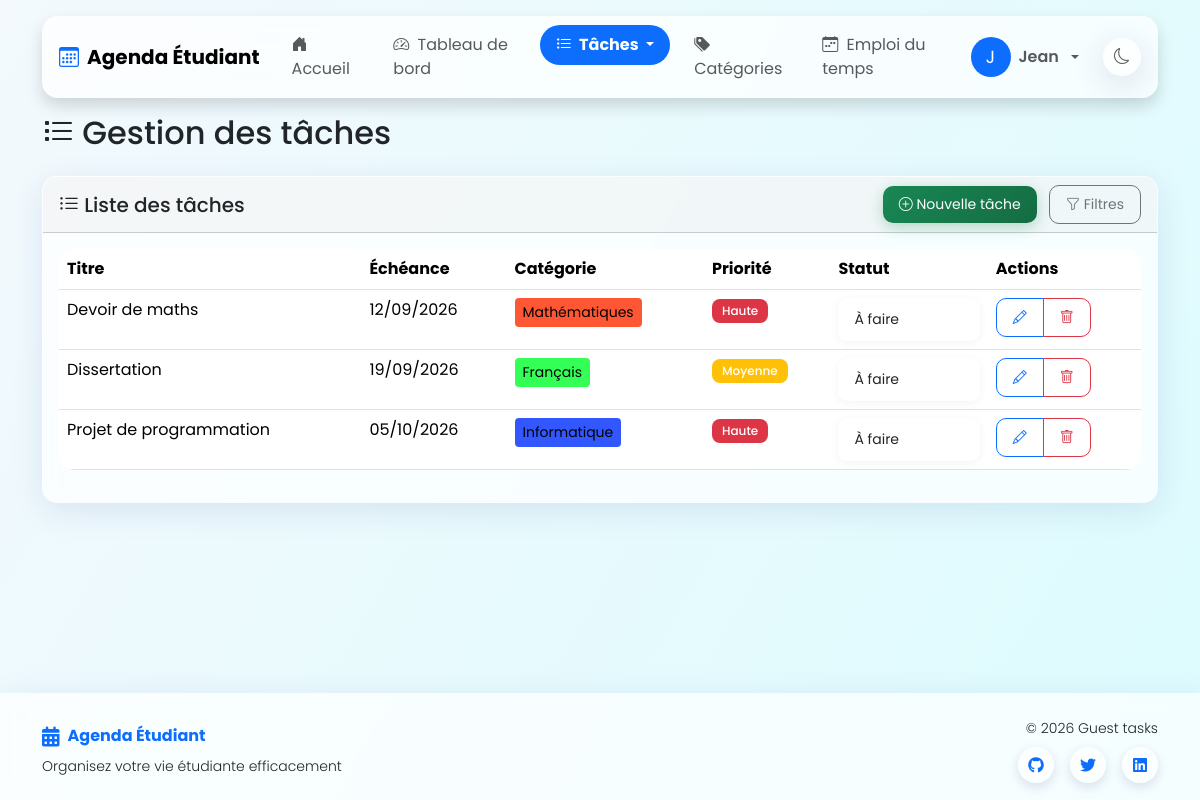
/api/index.php?page=taches (signed in), run on the app's committed database.
### tables this page shows
CREATE TABLE taches (
    id INT PRIMARY KEY AUTO_INCREMENT,
    titre VARCHAR(255) NOT NULL,
    description TEXT,
    date_creation DATETIME DEFAULT CURRENT_TIMESTAMP,
    date_echeance DATETIME,
    priorite ENUM('basse', 'moyenne', 'haute') DEFAULT 'moyenne',
    statut ENUM('a_faire', 'en_cours', 'terminee') DEFAULT 'a_faire',
    temps_estime INT,  
    id_utilisateur INT NOT NULL,
    id_categorie INT,
    FOREIGN KEY (id_utilisateur) REFERENCES utilisateurs(id) ON DELETE CASCADE,
    FOREIGN KEY (id_categorie) REFERENCES categories(id) ON DELETE SET NULL
);

CREATE TABLE categories (
    id INT PRIMARY KEY AUTO_INCREMENT,
    nom VARCHAR(100) NOT NULL,
    couleur VARCHAR(50),
    type VARCHAR(100),
    id_utilisateur INT,
    FOREIGN KEY (id_utilisateur) REFERENCES utilisateurs(id) ON DELETE CASCADE
);

### pages/taches.php (the view, shortened to what this page needs)
<?php
$id_utilisateur = $_SESSION['utilisateur_id'];
$db = connectDB();
$query_templates = "SELECT * FROM templates WHERE id_utilisateur = :id_utilisateur AND type = 'tache' ORDER BY nom ASC";
$stmt_templates = $db->prepare($query_templates);
$stmt_templates->bindParam(':id_utilisateur', $id_utilisateur);
$stmt_templates->execute();
$templates = $stmt_templates->fetchAll(PDO::FETCH_ASSOC);
$action = isset($_GET['action']) ? $_GET['action'] : '';
$where_clauses = ["t.id_utilisateur = :id_utilisateur"];
$params = [':id_utilisateur' => $id_utilisateur];
$query_taches = "SELECT t.*, c.nom as categorie_nom, c.couleur as categorie_couleur
                FROM taches t
                LEFT JOIN categories c ON t.id_categorie = c.id
                WHERE " . implode(" AND ", $where_clauses) . "
                ORDER BY
                    CASE WHEN t.statut = 'terminee' THEN 1 ELSE 0 END,
                    CASE WHEN t.date_echeance IS NULL THEN 1 ELSE 0 END,
                    t.date_echeance ASC,
                    FIELD(t.priorite, 'haute', 'moyenne', 'basse')";
$stmt_taches = $db->prepare($query_taches);
foreach ($params as $key => $value) {
    $stmt_taches->bindValue($key, $value);
}
$stmt_taches->execute();
$taches = $stmt_taches->fetchAll(PDO::FETCH_ASSOC);
?>
<div class="row">
    <div class="col-md-12">
        <h2 class="mb-4">
            <i class="bi bi-list-task"></i> Gestion des tâches
        </h2>
        <?php if ($action !== 'ajouter'): ?>
        <div class="card">
            <div class="card-header d-flex justify-content-between align-items-center">
                <h5 class="mb-0"><i class="bi bi-list-ul"></i> Liste des tâches</h5>
                <div>
                    <a href="index.php?page=taches&action=ajouter"<?php if (!empty($templates)): ?>
                        <div class="mb-4">
                            <div class="fw-bold mb-2"><i class="bi bi-magic"></i> Mes templates de tâche :</div>
                            <div class="d-flex flex-wrap gap-2">
                                <?php foreach ($templates as $tpl): ?>
                                    <button type="button" class="btn btn-outline-secondary btn-sm template-btn" data-template='<?php echo htmlspecialchars($tpl['contenu'], ENT_QUOTES); ?>'>
                                        <i class="bi bi-files me-1"></i><?php echo htmlspecialchars($tpl['nom']); ?>
                                    </button>
                                    <form method="post" action="" style="display:inline;">
                                        <input type="hidden" name="template_id" value="<?php echo $tpl['id']; ?>">
                                        <button type="submit" name="supprimer_template" class="btn btn-outline-danger btn-sm" onclick="return confirm('Supprimer ce template ?');"><i class="bi bi-trash"></i></button>
                                    </form>
                                <?php endforeach; ?>
                            </div>
                        </div>
                    <?php endif; ?>
                    <a href="index.php?page=taches&action=ajouter" class="btn btn-sm btn-success me-2">
                        <i class="bi bi-plus-circle"></i> Nouvelle tâche
                    </a>
                    <button class="btn btn-sm btn-outline-secondary" type="button" data-bs-toggle="collapse" data-bs-target="#collapseFilters">
                        <i class="bi bi-funnel"></i> Filtres
                    </button>
                </div>
            </div>
            <div class="card-body">
                <?php if (empty($taches)): ?>
                    <p class="text-center text-muted my-5">Aucune tâche trouvée.</p>
                <?php else: ?>
                    <div class="table-responsive">
                        <table class="table table-hover">
                            <thead>
                                <tr>
                                    <th>Titre</th>
                                    <th>Échéance</th>
                                    <th>Catégorie</th>
                                    <th>Priorité</th>
                                    <th>Statut</th>
                                    <th>Actions</th>
                                </tr>
                            </thead>
                            <tbody>
                                <?php foreach ($taches as $tache): ?>
                                    <tr class="<?php echo $tache['statut'] === 'terminee' ? 'tache-terminee' : ''; ?>">
                                        <td><?php echo htmlspecialchars($tache['titre']); ?></td>
                                        <td>
                                            <?php if ($tache['date_echeance']): ?>
                                                <?php
                                                    $date = new DateTime($tache['date_echeance']);
                                                    echo $date->format('d/m/Y');
                                                ?>
                                            <?php else: ?>
                                                <span class="text-muted">Non définie</span>
                                            <?php endif; ?>
                                        </td>
                                        <td>
                                            <?php if ($tache['categorie_nom']): ?>
                                                <span class="categorie-badge" style="background-color: <?php echo $tache['categorie_couleur']; ?>">
                                                    <?php echo htmlspecialchars($tache['categorie_nom']); ?>
                                                </span>
                                            <?php else: ?>
                                                <span class="text-muted">Non catégorisée</span>
                                            <?php endif; ?>
                                        </td>
                                        <td>
                                            <span class="badge bg-<?php
                                                if ($tache['priorite'] === 'haute') echo 'danger';
                                                elseif ($tache['priorite'] === 'moyenne') echo 'warning';
                                                else echo 'info';
                                            ?>">
                                                <?php echo ucfirst($tache['priorite']); ?>
                                            </span>
                                        </td>
                                        <td>
                                            <select class="form-select form-select-sm status-select"
                                                    data-task-id="<?php echo $tache['id']; ?>"
                                                    data-original-value="<?php echo $tache['statut']; ?>">
                                                <option value="a_faire" <?php echo $tache['statut'] === 'a_faire' ? 'selected' : ''; ?>>À faire</option>
                                            </select>
                                        </td>
                                        <td>
                                            <div class="btn-group btn-group-sm">
                                                <a href="index.php?page=taches&action=modifier&id=<?php echo $tache['id']; ?>"
                                                   class="btn btn-outline-primary">
                                                    <i class="bi bi-pencil"></i>
                                                </a>
                                                <a href="index.php?page=taches&action=supprimer&id=<?php echo $tache['id']; ?>"
                                                   class="btn btn-outline-danger"
                                                   onclick="return confirmDelete('Êtes-vous sûr de vouloir supprimer cette tâche ?');">
                                                    <i class="bi bi-trash"></i>
                                                </a>
                                            </div>
                                        </td>
                                    </tr>
                                <?php endforeach; ?>
                            </tbody>
                        </table>
                    </div>
                <?php endif; ?>
            </div>
        </div>
        <?php endif; ?>
    </div>
</div>

### assets/css/style.css (style rules this page uses)
body { transition: background-color 0.3s, color 0.3s; }
body.clair { background-color: #f8f9fa; color: #212529; background-image: linear-gradient(120deg, rgba(240, 249, 255, 0.6), rgba(214, 252, 255, 0.8)); min-height: 100vh; }
.categorie-badge { display: inline-block; padding: 0.25rem 0.5rem; border-radius: 0.25rem; font-size: 0.875rem; }
.card { transition: all 0.3s ease; overflow: hidden; border-radius: 15px; }
body.clair .card { background: rgba(255, 255, 255, 0.7); backdrop-filter: blur(10px); -webkit-backdrop-filter: blur(10px); border: 1px solid rgba(255, 255, 255, 0.18); box-shadow: 0 8px 32px 0 rgba(31, 38, 135, 0.1); }
.form-control, .form-select { border-radius: 10px; padding: 10px 15px; transition: all 0.3s ease; }
body.clair .form-control, body.clair .form-select { background: rgba(255, 255, 255, 0.8); border: 1px solid rgba(255, 255, 255, 0.18); box-shadow: 0 2px 10px 0 rgba(31, 38, 135, 0.05); }
.btn { border-radius: 10px; padding: 8px 16px; transition: all 0.3s ease; }
.btn-success { background: linear-gradient(135deg, #198754, #146c43); border: none; box-shadow: 0 4px 15px rgba(25, 135, 84, 0.3); }
.table { border-radius: 15px; overflow: hidden; }
body.clair .table { background: rgba(255, 255, 255, 0.7); backdrop-filter: blur(10px); -webkit-backdrop-filter: blur(10px); }
.badge { padding: 6px 10px; font-weight: 500; border-radius: 8px; }
.table-responsive { position: relative; z-index: 1; }
.table-responsive { position: relative; z-index: 1; overflow-x: auto; margin-bottom: 1rem; }
.table { width: 100%; margin-bottom: 0; }
.table .btn-group { position: relative; z-index: 2; }
body { transition: background-color 0.5s ease, background-image 0.5s ease, color 0.5s ease; }
.card, .navbar, .dropdown-menu, .btn, .alert, .form-control { transition: all 0.5s ease; }

### includes/header.php (style rules this page uses)
body { font-family: 'Poppins', sans-serif; }

### data on the page
taches: titre "Devoir de maths", date_echeance "12/09/2026", id_categorie.nom "Mathématiques", priorite "Haute", statut+id "À faire"
taches: titre "Dissertation", date_echeance "19/09/2026", id_categorie.nom "Français", priorite "Moyenne", statut+id "À faire"
taches: titre "Projet de programmation", date_echeance "05/10/2026", id_categorie.nom "Informatique", priorite "Haute", statut+id "À faire"

### other printed values
substr($_SESSION['utilisateur_prenom'], 0, 1) "J"
$_SESSION['utilisateur_prenom'] "Jean"
